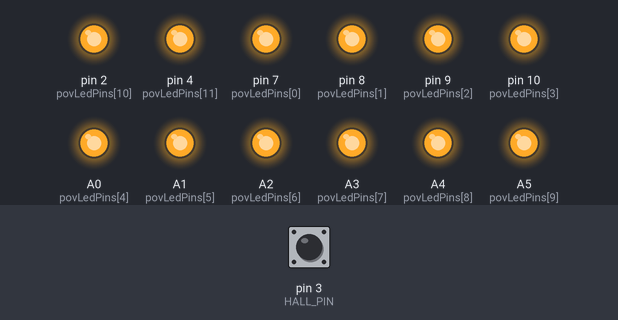
The sketch below on a simulated Arduino Uno, built with avr-gcc and run on an emulated ATmega328P. Shown: output pins drawn as LEDs (lit = HIGH). Dashed ring = blinking. The inputs (shaded band) are chosen by the test bench; at power-on: pin 3 (HALL_PIN) HIGH.

Above: at 3.2 s.
3.3 s: pin 3 (HALL_PIN) pulled LOW for 0.15 s
At 4.2 s:
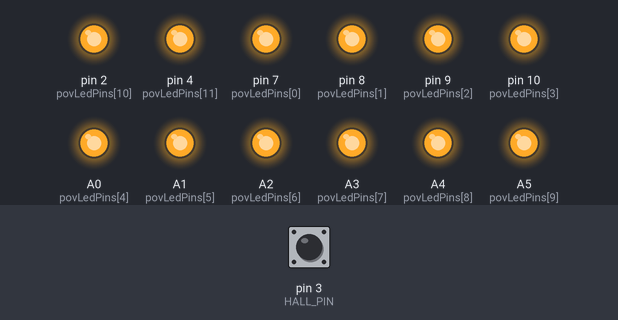
4.9 s: pin 3 (HALL_PIN) pulled LOW for 1 s
At 5.3 s:
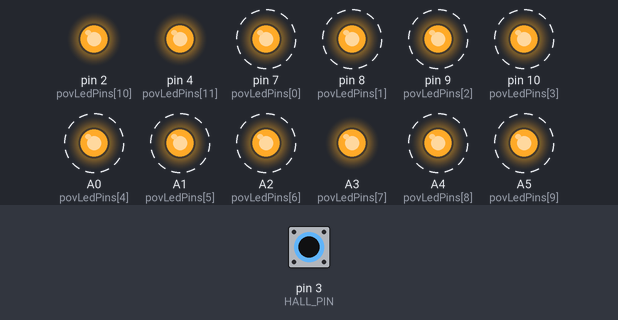
7.4 s: pin 3 (HALL_PIN) pulsed LOW 2 times (0.12 s each, 0.3 s apart)
At 7.96 s:
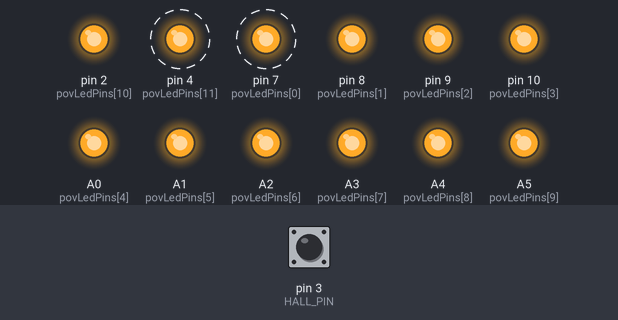
9.6 s: pin 3 (HALL_PIN) pulsed LOW 5 times (0.12 s each, 0.3 s apart)
At 12.3 s:
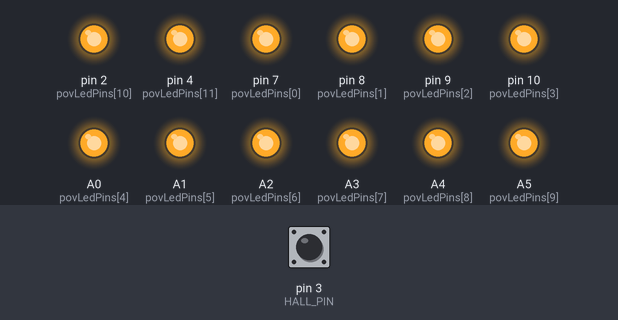
Timing chart, 0 to 13.6 s (numbered marks = the images above; inputs shaded):
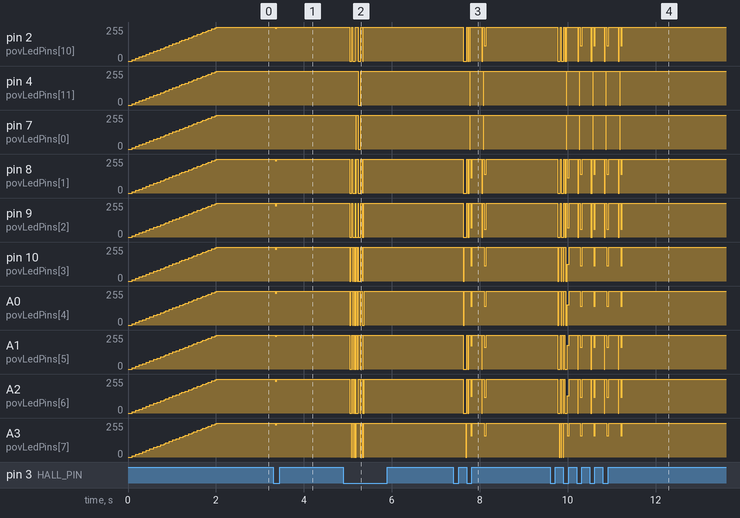

The sketch:

AgitPOVera_Arduino.ino
```cpp
 /*
                _ _     _____   ______      __
     /\        (_) |   |  __ \ / __ \ \    / /
    /  \   __ _ _| |_  | |__) | |  | \ \  / /__ _ __ __ _
   / /\ \ / _` | | __| |  ___/| |  | |\ \/ / _ \ '__/ _` |
  / ____ \ (_| | | |_  | |    | |__| | \  /  __/ | | (_| |
 /_/    \_\__, |_|\__| |_|     \____/   \/ \___|_|  \__,_|
           __/ |
          |___/
 */


/* PASTE YOUR GRAPHICS ARRAY CODE BELOW
 ===============================*/
#define POVARRAYSIZE 200
int povArray[] = { 0 , 0 , 0 , 0 , 0 , 0 , 0 , 0 , 0 , 0 , 0 , 0 , 0 , 0 , 0 , 0 , 0 , 0 , 0 , 0 , 0 , 0 , 0 , 0 , 0 , 0 , 0 , 0 , 0 , 0 , 0 , 0 , 0 , 0 , 0 , 0 , 0 , 0 , 0 , 0 , 0 , 0 , 0 , 0 , 0 , 0 , 0 , 0 , 0 , 0 , 0 , 0 , 0 , 0 , 0 , 0 , 0 , 0 , 0 , 0 , 0 , 0 , 0 , 0 , 0 , 0 , 0 , 0 , 0 , 0 , 0 , 0 , 0 , 0 , 0 , 0 , 0 , 0 , 0 , 0 , 0 , 0 , 0 , 0 , 0 , 0 , 0 , 0 , 0 , 0 , 0 , 0 , 0 , 0 , 0 , 0 , 0 , 0 , 0 , 0 , 0 , 0 , 0 , 0 , 0 , 0 , 0 , 0 , 0 , 0 , 0 , 0 , 0 , 0 , 0 , 0 , 0 , 0 , 0 , 0 , 0 , 0 , 0 , 0 , 0 , 0 , 0 , 0 , 0 , 0 , 0 , 0 , 0 , 0 , 0 , 0 , 0 , 0 , 0 , 0 , 0 , 0 , 80 , 212 , 2036 , 734 , 660 , 0 , 0 , 0 , 0 , 4095 , 4095 , 3855 , 3855 , 3855 , 3855 , 3855 , 0 , 892 , 892 , 836 , 836 , 836 , 1023 , 1023 , 0 , 2046 , 2046 , 1542 , 1542 , 1542 , 2046 , 2046 , 0 , 0 , 2022 , 2022 , 1638 , 1638 , 1662 , 1662 , 0 , 0 , 0 , 0 , 0 , 0 , 0 , 0 , 0 , 0 , 0 , 0 , 0 , 0 , 0 , 0 , 0 , 0};


  // SETUP
  // ====================================
void setup() {


  // SETUP THE POV
  // ===============================
  // Setup the POV.
  povSetup();

  // Optionally change the column width (default of 6).
  povSetWidth(5);

  // Assign the graphics array to the POV.
  povSetArray(povArray,POVARRAYSIZE);

  // Display a fade-out animation.
  povFadeOutAnimation();

  // Turn off all the LEDs.
  povTurnOffAllLeds();


}


  // MAIN LOOP
  // ====================================
void loop() {

  // DISPLAY THE GRAPHICS
  // ===============================
  // If set to false, the POV will display the graphics CONTINUOUSLY.

  // If set to true, the POV will display the graphics ONLY if the
  // BUTTON or HALL are triggered.

  povDisplay(true);

}
```

povAcme.ino
```cpp
// (licence header left out)
/* DEFINES
=========================== */

// POSSIBLE BOARDS
#define COYOTE 1
#define POVERA 2

// ACTUAL BOARD
#define BOARD POVERA

//#define COYOTE_SLOW_DEBUG

/*

   _____                  _
  / ____|                | |
 | |     ___  _   _  ___ | |_ ___
 | |    / _ \| | | |/ _ \| __/ _ \
 | |___| (_) | |_| | (_) | ||  __/
  \_____\___/ \__, |\___/ \__\___|
               __/ |
              |___/


COYOTE POV PIN CONFIGURTATION
==========================
LED ATMEGA168 ARDUINO PIN
13 PD0 0
12 PD1 1
11 PC1 A1
10 PC2 A2
9 PC3 A3
8 PC5 A5
7 PC4 A4
6 PC0 A0
5 PB0 8
4 PD7 7
3 PB2 10
2 PB1 9
PORT D MASK : 0x83 B10000011
PORT B MASK : 0x07 B00000111
PORT C MASK : 0x3F B00111111

ARDUINO
ATMEGA168 PIN INTERRUPT
HALL PD3 3 1

______________________   ____
\______   \_____  \   \ /   /________________
 |     ___//   |   \   Y   // __ \_  __ \__  \
 |    |   /    |    \     /\  ___/|  | \// __ \_
 |____|   \_______  /\___/  \___  >__|  (____  /
                  \/            \/           \/


POVERA PIN CONFIGURTATION
==========================
LED ATMEGA168 ARDUINO PIN
13  PD4    4
12  PD2    2
11  PC5    A5
10  PC4    A4
9   PC3    A3
8   PC2    A2
7   PC1    A1
6   PC0    A0
5   PB2    10
4   PB1    9
3   PB0    8
2   PD7    7
PORT D MASK : 0x83 B10000011
PORT B MASK : 0x07 B00000111
PORT C MASK : 0x3F B00111111

ARDUINO
ATMEGA168 PIN INTERRUPT
HALL PD3 3 1
*/

#if BOARD == COYOTE

unsigned char povLedPins[]={
  9,10,7,8,A0,A4,A5,A3,A2,A1,1,0};
#define HALL_INTERRUPT 1
#define HALL_PIN 3

#elif BOARD == POVERA

unsigned char povLedPins[]={
  7,8,9,10,A0,A1,A2,A3,A4,A5,2,4};
#define HALL_INTERRUPT 1
#define HALL_PIN 3

#endif


volatile boolean povDoIt = false;


int * _povArray;
int _povArraySize;


unsigned long povIntervalColumns = 3300;

int _povColumnWidth = 1;

volatile unsigned long povInterval = 1100;
volatile unsigned long povTimeStamp;

volatile int _povArrayIndex = 0;


void povSetup() {

  // Set up pin 0 - 12 as OUTPUT.
  for (unsigned char k=0;k<12;k++) {
    pinMode(povLedPins[k],OUTPUT);
    //digitalWrite(povLedPins[k],HIGH);
  }

  // initialize HALL with interrupt
  attachInterrupt(HALL_INTERRUPT, hallInterrupt, FALLING);
  pinMode(HALL_PIN, INPUT);
  digitalWrite(HALL_PIN, HIGH);


}


void povSetArray ( int* a, int s) {
  _povArray = a;
  _povArraySize = s;
}

void povSetWidth(int w) {

  _povColumnWidth = w;
}


  // TURN OFF ALL LEDS
  // ====================================
void povTurnOffAllLeds() {

  for (unsigned char k=0;k<12;k++) {
    digitalWrite(povLedPins[k],HIGH);
  }

}

  // 2s FADE OUT ANIMATION
  // ================================
void povFadeOutAnimation() {
  unsigned long timeStamp = millis();
  unsigned long microTimeStamp = micros();
  while ( (millis() - timeStamp) < 2000) {

    unsigned long lapsed = (micros() - microTimeStamp); // 0-2000000

    unsigned long dim = lapsed / 200; // 0-10000
    unsigned long frame = lapsed % 10000; //0-10000

      if ( frame >= dim ) {
      for ( int i=0; i < 12 ; i++ ) digitalWrite( povLedPins[i],  LOW ); //ON
    }
    else {
      for ( int i=0; i < 12 ; i++ ) digitalWrite( povLedPins[i],  HIGH ); //OFF
    }
  }
}


void povDisplay(boolean wait) {

  if ( wait ) {
    if ( povDoIt == false ) return;
  }
  povDoIt = false;


   //povIntervalColumns = povIntervalColumns;

  _povArrayIndex = _povArraySize-1;
  while ( _povArrayIndex >= 0 ) {
    int b = _povArray[_povArrayIndex];
     _povArrayIndex--;

    for (int k=0; k<12; k++) digitalWrite(povLedPins[k], bitRead(~b,k));

    #ifdef COYOTE_SLOW_DEBUG
      delay(100);
    #else
      delayMicroseconds(povIntervalColumns); //delayMicroseconds(POV_US_BETWEEN_COLUMNS);
    #endif


  }


 povTurnOffAllLeds();

}


void hallInterrupt() {

  povDoIt = true;
  // Restart
  _povArrayIndex = _povArraySize-1;
  povInterval = max((millis() - povTimeStamp),2)-1;
  povTimeStamp = millis() ;
  povIntervalColumns = povInterval  * _povColumnWidth ;

}
```

Measured:
- after the input at 3.3 s, pin 2 (povLedPins[10]): 255/255 → 245/255 after 0.05 s, → 255/255 0.04 s later; pin 8 (povLedPins[1]): 255/255 → 243/255 after 0.05 s, → 255/255 0.04 s later
- after the input at 4.9 s, pin 4 (povLedPins[11]): 255/255 → 0/255 after 0.34 s, → 255/255 0.06 s later; pin 7 (povLedPins[0]): alternates 255/255 for 0.05 s and 0/255 for 0.04 s, 4 changes in all, then stays 255/255, starting after 0.27 s
- after the input at 7.4 s, pin 4 (povLedPins[11]), pin 7 (povLedPins[0]): alternates 255/255 for 0.30 s and 0/255 for 0.01 s, 4 changes in all, then stays 255/255, starting after 0.37 s
- after the input at 9.6 s, pin 4 (povLedPins[11]), pin 7 (povLedPins[0]): alternates 255/255 for 0.29 s and 0/255 for 0.01 s, 10 changes in all, then stays 255/255, starting after 0.37 s
